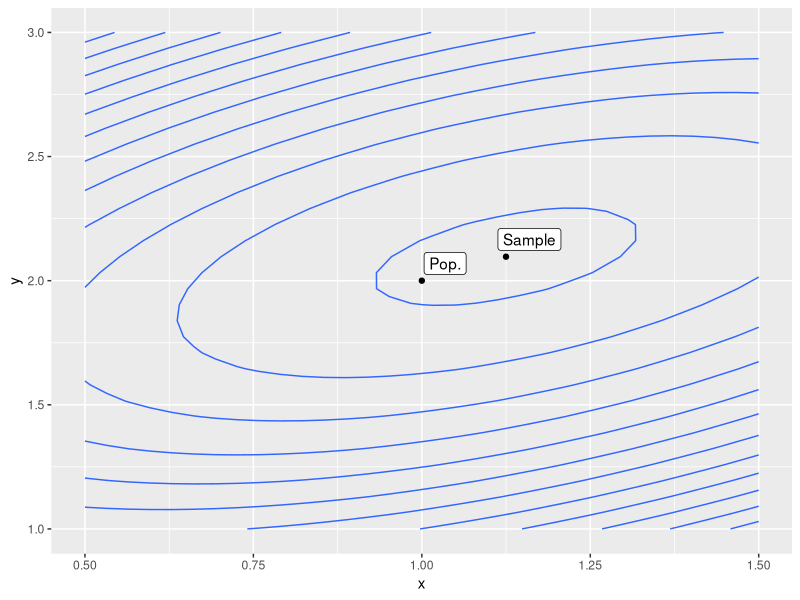
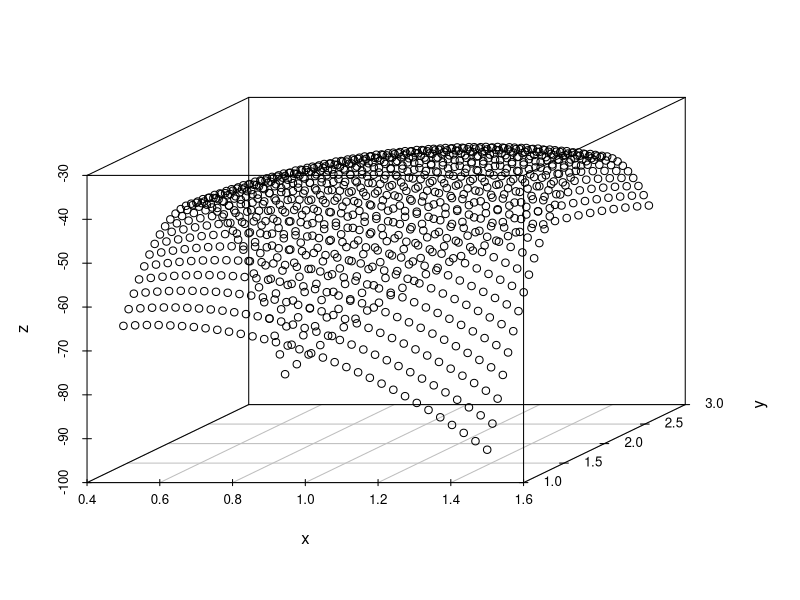

R code for these plots, in order:
## ----setup, include=FALSE------------------------------------------------
knitr::opts_chunk$set(cache=TRUE)


## ------------------------------------------------------------------------
library(mvtnorm)
set.seed(123)

n <- 50; p <- 2

mu <- c(1, 2)
Sigma <- matrix(c(1, 0.5, 0.5, 1), ncol = p)

Y <- rmvnorm(n, mean = mu, sigma = Sigma)


## ------------------------------------------------------------------------
loglik <- function(mu, sigma, data = Y) {
  # Compute quantities
  y_bar <- colMeans(Y)
  Sn <- cov(Y)
  Sigma_inv <- solve(sigma)
  
  # Compute quadratic form
  quad_form <- drop(t(y_bar - mu) %*% Sigma_inv %*% 
                      (y_bar - mu))
  
  -0.5*n*log(det(sigma)) -
    0.5*(n - 1)*sum(diag(Sigma_inv %*% Sn)) -
    0.5*n*quad_form
}


## ------------------------------------------------------------------------
grid_xy <- expand.grid(seq(0.5, 1.5, 
                           length.out = 32), 
                       seq(1, 3, 
                           length.out = 32))

contours <- purrr::map_df(seq_len(nrow(grid_xy)), 
                          function(i) {
  # Where we will evaluate loglik
  mu_obs <- as.numeric(grid_xy[i,])
  # Evaluate at the pop covariance
  z <- loglik(mu_obs, sigma = Sigma)
  # Output data.frame
  data.frame(x = mu_obs[1],
             y = mu_obs[2],
             z = z)
})


## ---- message = FALSE----------------------------------------------------
library(tidyverse)
library(ggrepel)
# Create df with pop and sample means
data_means <- data.frame(x = c(mu[1], mean(Y[,1])),
                         y = c(mu[2], mean(Y[,2])),
                         label = c("Pop.", "Sample"))


## ---- message = FALSE----------------------------------------------------
contours %>% 
  ggplot(aes(x, y)) + 
  geom_contour(aes(z = z)) + 
  geom_point(data = data_means) +
  geom_label_repel(data = data_means,
                   aes(label = label))


## ------------------------------------------------------------------------
library(scatterplot3d)
with(contours, scatterplot3d(x, y, z))


## ---- echo = FALSE, eval = FALSE-----------------------------------------
## x <- seq(0.5, 1.5, length.out = 32)
## y <- seq(1, 3, length.out = 32)
## z <- matrix(NA, ncol = 32, nrow = 32)
## for (i in seq_len(32)) {
##   for (j in seq_len(32))
##     z[i,j] <- loglik(c(x[i], y[j]), sigma = Sigma)
## }
## persp(x, y, z, theta = 30, phi = 30, expand = 0.5, col = "lightblue")
